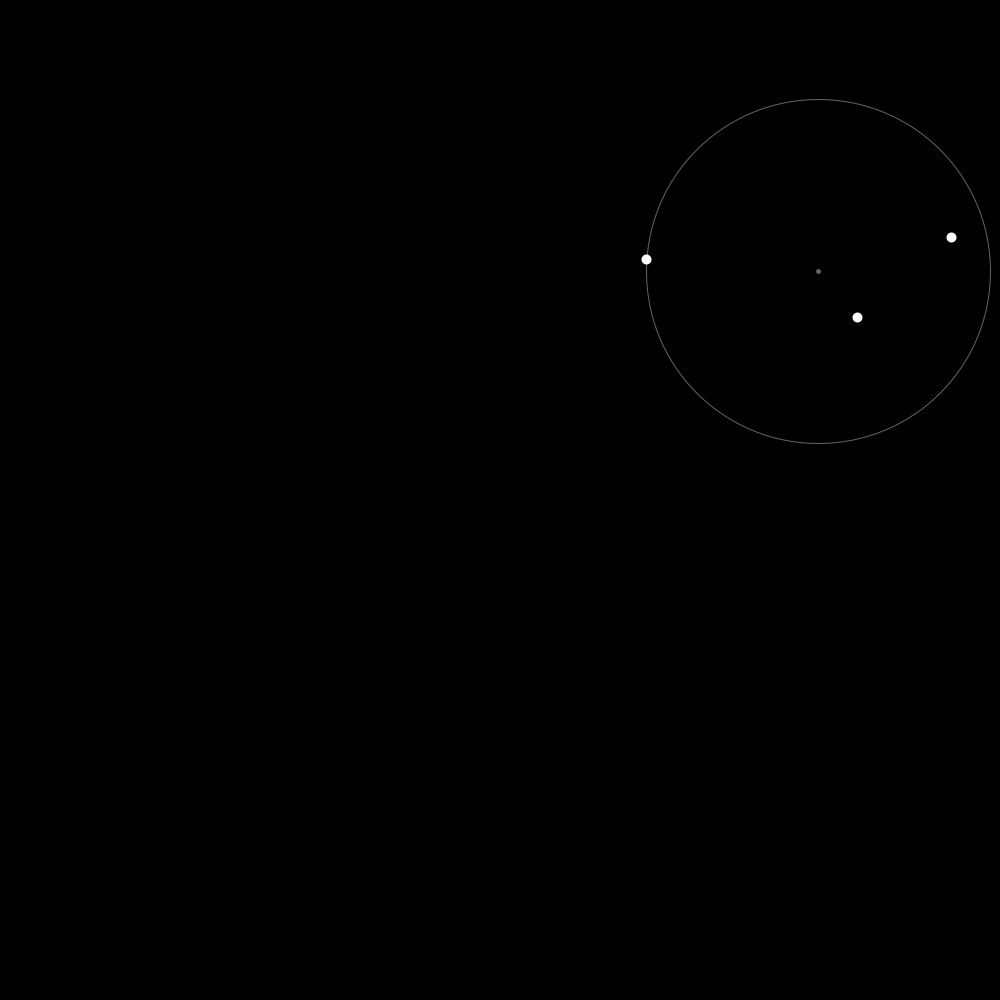
Frame 1 (no input)
Frame 60 (the mouse pressed at the canvas centre just before this capture): identical to frame 1, image omitted
Frame 120 (the mouse held since frame 60 and released just before this capture): identical to frame 1, image omitted

The Processing sketch that drew this single still picture (run headless with seeded random() and noise(); from frame 60 on, the mouse is pressed at the canvas centre):

// Processing sketch: Voronoi1V1
// ── Voronoi1V1.pde
/*Finding the circumcircle for 3 points*/
PVector[] points;
Circumcircle c;
int n = 3;
void setup(){
    size(1000, 1000);
    points = new PVector[n];
    for(int i = 0; i < points.length; i++){
        points[i] = new PVector(random(width), random(height));
    }
    
    c = new Circumcircle(points[0], points[1], points[2]);
    
    noFill();

    
}

void draw(){
    background(0);
    stroke(255);
    strokeWeight(10);
    for(int i = 0; i < points.length; i++){
        point(points[i].x,points[i].y);
    }
    c.show();
}

// ── Circumcircle.pde
class Circumcircle{
  float x1, x2, x3, y1, y2, y3;
  float d;
  PVector c;
  Circumcircle(PVector p1, PVector p2, PVector p3){
    x1 = p1.x;
    y1 = p1.y;
    x2 = p2.x;
    y2 = p2.y;
    x3 = p3.x;
    y3 = p3.y;
    c = getCentre();
    d = 2*dist(x1,y1,c.x, c.y);
  }
  
  PVector getCentre(){
    float x = (x1 + x2 + x3)/3.0;
    float y = (y1 + y2 + y3)/3.0;
    return new PVector(x,y);
  }
  
  void show(){
    stroke(255, 100);
    strokeWeight(5);
    point(c.x, c.y);
    strokeWeight(1);
    ellipse(c.x, c.y, d, d);
  }
  
  
}
